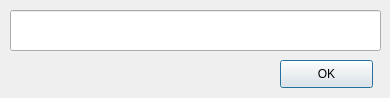
<?xml version="1.0" encoding="UTF-8"?>
<ui version="4.0">
 <class>MainInfo</class>
 <widget class="QDialog" name="MainInfo">
  <property name="geometry">
   <rect>
    <x>0</x>
    <y>0</y>
    <width>390</width>
    <height>98</height>
   </rect>
  </property>
  <property name="windowTitle">
   <string>Dialog</string>
  </property>
  <widget class="QLineEdit" name="lineEdit">
   <property name="geometry">
    <rect>
     <x>10</x>
     <y>10</y>
     <width>371</width>
     <height>41</height>
    </rect>
   </property>
   <property name="font">
    <font>
     <family>Arial</family>
     <pointsize>11</pointsize>
    </font>
   </property>
   <property name="text">
    <string/>
   </property>
  </widget>
  <widget class="QPushButton" name="pushButton">
   <property name="geometry">
    <rect>
     <x>280</x>
     <y>60</y>
     <width>93</width>
     <height>28</height>
    </rect>
   </property>
   <property name="text">
    <string>OK</string>
   </property>
  </widget>
 </widget>
 <resources/>
 <connections/>
</ui>
